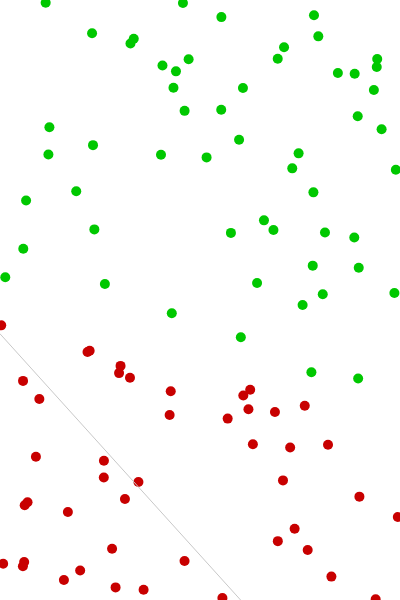
Frame 1 (no input)
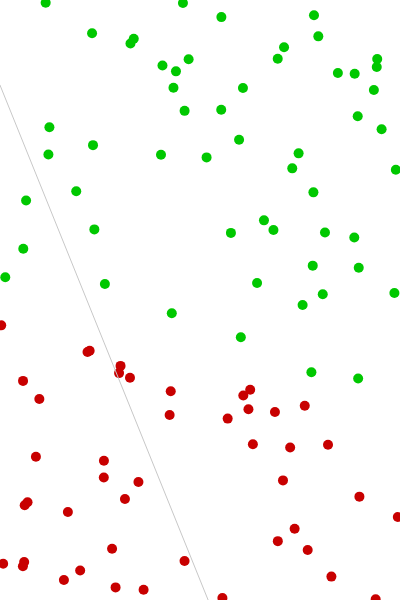
Frame 60 (no input)
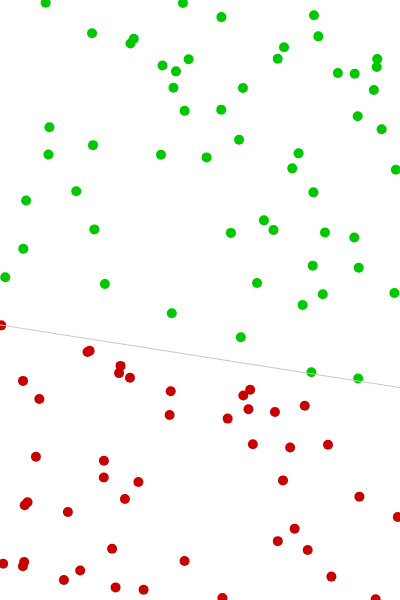
Frame 120 (the mouse pressed at the canvas centre since frame 60)

The p5.js sketch that drew these frames (run headless with seeded random() and noise() and a simulated clock; from frame 60 on, the mouse is pressed at the canvas centre):

// p5.js sketch
// ── sketch.js
let nn, m, b, training = [];

function setup() {
  createCanvas(400, 600);
  nn = new NeuralNet();
  for (let i = 0; i < 100; i++) {
	training[i] = new Point();
	nn.train(training[i]);
  }
  //console.log(JSON.stringify(training));
  let t = training.map(t => ({
    cases: t.cases, 
    lat: map(t.x,-1,1,-90,90),  
    long: map(t.y,-1,1,-180,180)
  }));

  // console.log(JSON.stringify(t, function(key, val) {
  //   //key === 'cases' &&  val.toFixed  &&console.log(key,val);
  //   //if (key === 'cases' && val.toFixed) console.log(Number(val.toFixed(3)));
  //   if (key === 'label')return;
  //   return ((key === 'lat' || key === 'long') && val.toFixed) ? Number(val.toFixed(3)) : val}));
}

function draw() {
  background(255);
  for (let i = 0; i < training.length; i++) {
    nn.train(training[i]);
	training[i].draw();
  }
  nn.draw();
}

class NeuralNet {
  
  constructor() {
    this.weights = [ random(-1,1), random(-1,1), random(-1,1) ];
    this.learningRate = 0.0001;
  }
  
  train(pt) {
    let inputs = pt.asVec();
    let expected = pt.label;
    for (let i = 0; i < this.weights.length; i++) {
      let guess = this.classify(inputs);
      let error = pt.label - guess;
      // gradient descent
      this.weights[i] += (error * this.learningRate) * inputs[i];
    }
  }
  
  draw() { // draws current guess
    stroke(200);
    line(screenX(-1), screenY(this.guessY(-1)),
         screenX(1), screenY(this.guessY(1)));
  }
  
  guessY(x) {
    let w0 = this.weights[0];
    let w1 = this.weights[1];
    let w2 = this.weights[2];
    /*
       LINE: y = mx + b;
       xw0 + yw1 + w2 = 0;
       yw1 = -xw0 - w2;
       y = -x(w0/w1) - w2/w1;
    */
    return -x * (w0 / w1) - (w2 / w1);
  }
  
  classify(inputs) {
    let total = 0;
    for (let i = 0; i < this.weights.length; i++) {
      total += inputs[i] * this.weights[i];
    }
    return this.activation(total);
  }
  
  activation(sum) {
    return sum > 0 ? 1 : -1;
  }
}

class Point {
  constructor() {
    this.bias = 1;
    this.x = random(-1,1);
    this.y = random(-1,1);
    this.cases = floor(random(1,20));
    if (f(this.x) > this.y) this.cases = 0;
    this.label = f(this.x) > this.y ? -1 : 1;
  }
  asVec() {
    return [this.x, this.y, this.bias];
  }
  draw() {
    fill(200, 0, 0);
    if (this.label < 0) fill(0, 200, 0);
    noStroke();
    circle(screenX(this.x), screenY(this.y), 10);
  }
}

function f(x) {
  m = m || random();
  b = b || random();
  return m * x + b;
}

function screenX(x) {
  return map(x, -1, 1, 0, width);
}

function screenY(y) {
  return map(y, -1, 1, 0, height);
}
